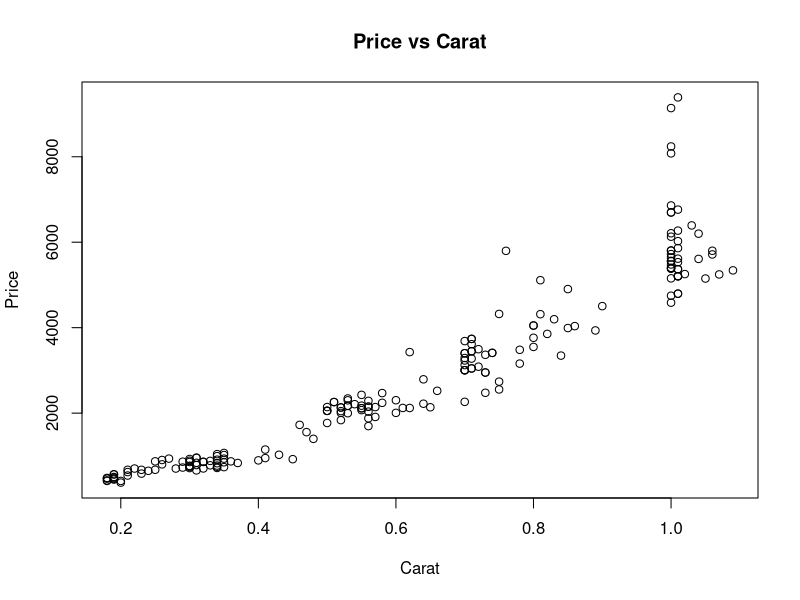

The R source for this figure: (Note: this script raises an error after producing the figure.)
## ---- chunk 1
diamonds = read.delim("us.carata.txt")
summary(diamonds)
## ---- chunk 2
plot(diamonds$carat, diamonds$price, main = "Price vs Carat", xlab = "Carat", ylab = "Price")
plot(diamonds$color, diamonds$price, main = "Price vs Color", xlab = "Color", ylab = "Price")
plot(diamonds$clarity, diamonds$price, main = "Price vs Clarity", xlab = "Clarity", ylab = "Price")
plot(diamonds$certification, diamonds$price, main = "Price vs Certification", xlab = "Certificaction", ylab = "Price")

## ---- chunk 3
Y <- log10(diamonds$price)
X1 <- diamonds$carat
X2 <- diamonds$color
X3 <- diamonds$clarity
X4 <- diamonds$certification
X2 <- relevel(X2, ref = "I")

lm_diamonds <- lm(Y ~ X1+X2+X3+X4)
summary(lm_diamonds)
plot(lm_diamonds)


## ---- chunk 4
mean(diamonds$carat)
carat_center <- (diamonds$carat - mean(diamonds$carat))
carat_squared <- (carat_center)^2
lm2_diamonds <- lm(Y~carat_center + carat_squared + X2 + X3 + X4)
summary(lm2_diamonds)
plot(lm2_diamonds)


